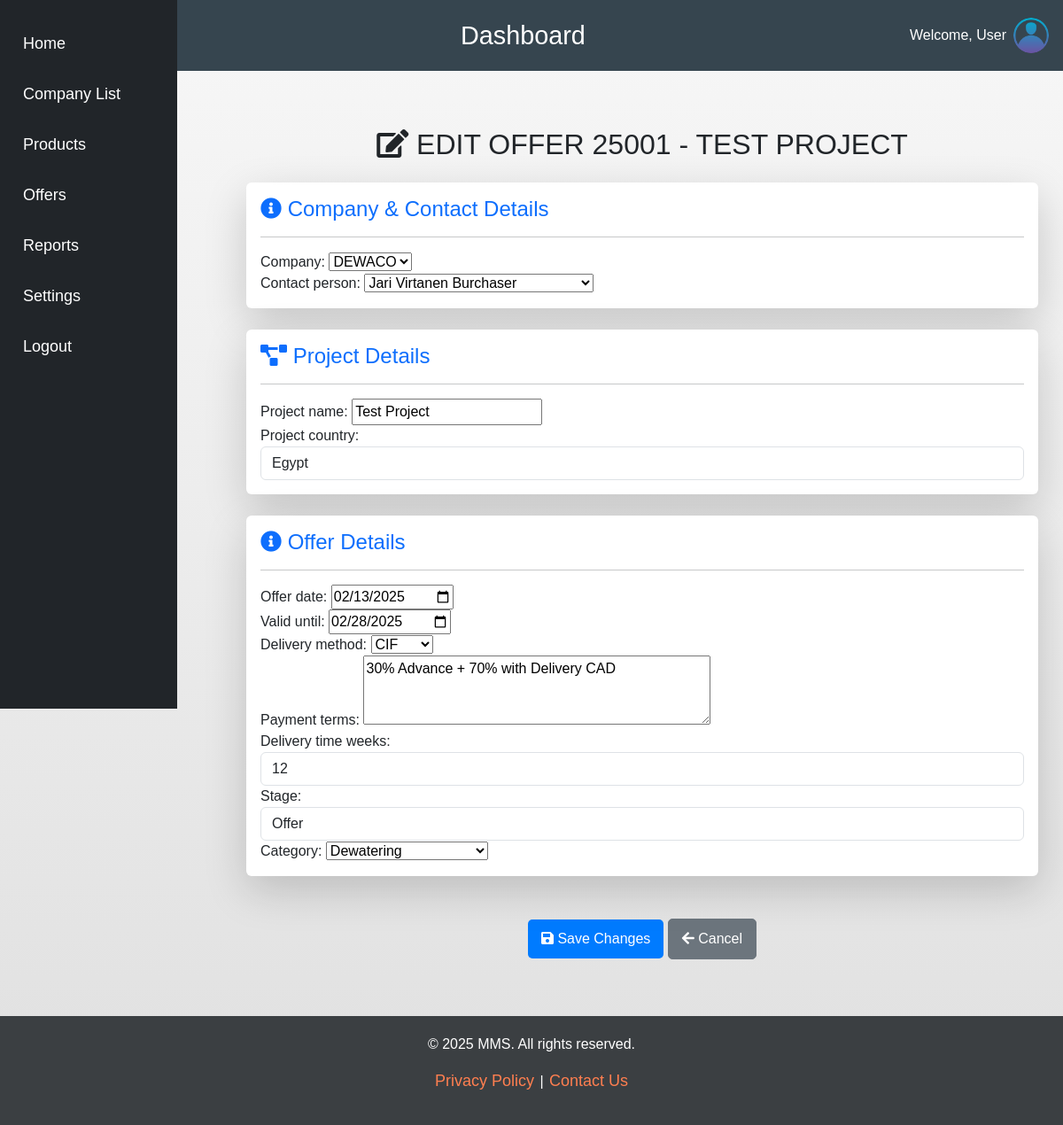
/offers/edit/1/, run on the app's committed database.
### offers/models.py (models this page shows, shortened)
class Offer(models.Model):
    company = models.ForeignKey(Company, on_delete=models.CASCADE)
    contact_person = models.ForeignKey(Contact, on_delete=models.SET_NULL, null=True, blank=True)
    delivery_method = models.ForeignKey(DeliveryMethod, on_delete=models.SET_NULL, null=True, blank=True)
    offer_number = models.PositiveIntegerField(unique=True)
    offer_date = models.DateField(auto_now_add=False, default=None)
    valid_until = models.DateField()
    notes = models.TextField(blank=True, null=True)
    project_name = models.CharField(max_length=255)
    project_country = CountryField(blank_label='(Select a country)', null=True, blank=True)
    payment_terms = models.TextField(blank=True, null=True)
    delivery_time_weeks = models.PositiveIntegerField(null=True, blank=True)
    stage = models.ForeignKey(Stage, on_delete=models.SET_NULL, null=True, blank=True)
    category = models.ForeignKey(Category, on_delete=models.CASCADE)

### offers/views.py (the view)
# urls.py: path('edit/<int:pk>/', views.edit_offer, name='edit_offer'),
def edit_offer(request, pk):
    offer = get_object_or_404(Offer, pk=pk)
    if request.method == 'POST':
        form = OfferForm(request.POST, instance=offer)
        if form.is_valid():
            form.save()
            messages.success(request, 'Offer updated successfully.')
            return redirect('offers:offer_detail', pk=pk)
        else:
            messages.error(request, 'Please correct the errors below.')
    else:
        form = OfferForm(instance=offer)
    return render(request, 'offers/edit_offer.html', {'form': form, 'offer': offer})

### company/models.py (called while the page is built)
    def __str__(self):
        return self.name

    def __str__(self):
        return f"{self.first_name} {self.second_name if self.second_name else ''} {self.position if self.position else ''}"

### offers/models.py (called while the page is built)
    def __str__(self):
        return self.name

    def __str__(self):
        return self.name

### products/models.py (called while the page is built)
    def __str__(self):
        return self.name

### offers/templates/offers/edit_offer.html (shortened to what this page needs)
{% extends 'base.html' %}
{% load static %}
{% load humanize %}
{% block content %}
<div class="container my-5">
    <h2 class="text-center mb-4 text-uppercase font-weight-bold">
        <i class="fas fa-edit"></i> Edit Offer {{ offer.offer_number }} - {{ offer.project_name }}
    </h2>
    <form method="post">
        <div class="row">
            <div class="col-md-12">
                <div class="card shadow-lg border-0 mb-4">
                    <div class="card-body">
                        <h4 class="text-primary"><i class="fas fa-info-circle"></i> Company & Contact Details</h4>
                        <hr>
                        <div class="form-group">
                            {{ form.company.label_tag }}
                            {{ form.company }}
                        </div>
                        <div class="form-group">
                            {{ form.contact_person.label_tag }}
                            {{ form.contact_person }}
                        </div>
                    </div>
                </div>
            </div>
            <div class="col-md-12">
                <div class="card shadow-lg border-0 mb-4">
                    <div class="card-body">
                        <h4 class="text-primary"><i class="fas fa-project-diagram"></i> Project Details</h4>
                        <hr>
                        <div class="form-group">
                            {{ form.project_name.label_tag }}
                            {{ form.project_name }}
                        </div>
                        <div class="form-group">
                            {{ form.project_country.label_tag }}
                            {{ form.project_country }}
                        </div>
                    </div>
                </div>
            </div>
            <div class="col-md-12">
                <div class="card shadow-lg border-0 mb-4">
                    <div class="card-body">
                        <h4 class="text-primary"><i class="fas fa-info-circle"></i> Offer Details</h4>
                        <hr>
                        <div class="form-group">
                            {{ form.offer_date.label_tag }}
                            {{ form.offer_date }}
                        </div>
                        <div class="form-group">
                            {{ form.valid_until.label_tag }}
                            {{ form.valid_until }}
                        </div>
                        <div class="form-group">
                            {{ form.delivery_method.label_tag }}
                            {{ form.delivery_method }}
                        </div>
                        <div class="form-group">
                            {{ form.payment_terms.label_tag }}
                            {{ form.payment_terms }}
                        </div>
                        <div class="form-group">
                            {{ form.delivery_time_weeks.label_tag }}
                            {{ form.delivery_time_weeks }}
                        </div>
                        <div class="form-group">
                            {{ form.stage.label_tag }}
                            {{ form.stage }}
                        </div>
                        <div class="form-group">
                            {{ form.category.label_tag }}
                            {{ form.category }}
                        </div>
                    </div>
                </div>
            </div>
            <div class="col-md-12 text-center mt-4">
                <button type="submit" class="btn btn-primary">
                    <i class="fas fa-save"></i> Save Changes
                </button>
                <a href="{% url 'offers:offer_detail' offer.pk %}" class="btn btn-secondary">
                    <i class="fas fa-arrow-left"></i> Cancel
                </a>
            </div>
        </div>
    </form>
</div>
{% endblock %}

### crm/static/css/styles.css (style rules this page uses)
body { background: linear-gradient(to bottom, #f7f7f7, #e0e0e0); font-family: Arial, sans-serif; min-height: 100vh; display: flex; flex-direction: column; margin: 0; }
a { color: #36454F; text-decoration: none; font-size: large; padding: 2px; border-radius: 5px; }
.btn { display: inline-block; padding: 10px 15px; text-align: center; font-size: 16px; border-radius: 5px; cursor: pointer; transition: background-color 0.3s ease; }
.btn-primary { background-color: #FF7F50; border: none; }
.btn-primary { background-color: #007bff; border-color: #007bff; }

### data on the page
Offer: offer_number "25001", project_name "TEST PROJECT", company "DEWACO", contact_person "Jari Virtanen Burchaser", project_name "Test Project", project_country "Egypt", offer_date "02/13/2025", valid_until "02/28/2025", delivery_method "CIF", payment_terms "30% Advance + 70% with Delivery CAD", delivery_time_weeks "12", stage "Offer", category "Dewatering"
